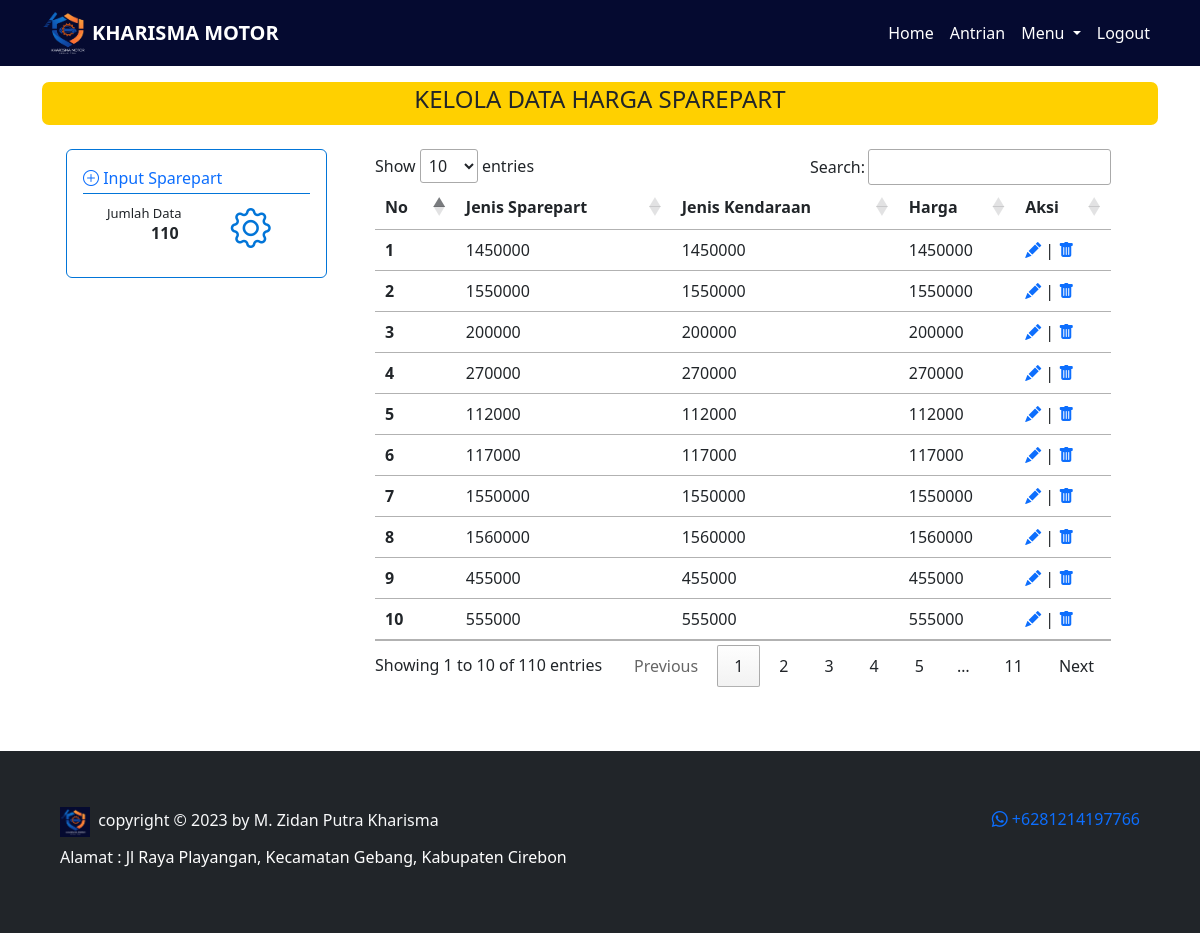
The app's page /admin/harga_sparepart.php (signed in) with its own data.
### tables this page shows
CREATE TABLE `harga_sparepart` (
  `idharga` int(11) NOT NULL,
  `idkendaraan` int(11) NOT NULL,
  `idsparepart` int(11) NOT NULL,
  `harga` int(11) NOT NULL
);

### controller/function.php (called while the page is built, shortened)
<?php
$conn = mysqli_connect("localhost", "root", "", "kharisma_motor");
function query($query)
{
    global $conn;
    $result = mysqli_query($conn, $query);
    $rows = [];
    while ($row = mysqli_fetch_assoc($result)) {
        $rows[] = $row;
    }
    return $rows;
}
function jumlah_data($data)
{
    global $conn;
    $query = mysqli_query($conn, $data);
    $jumlah_data = mysqli_num_rows($query);
    return $jumlah_data;
}
function enkripsi($teks)
{
    $text = $teks;
    $kunci = 'kharisma_motor';
    $key = hash('sha256', $kunci);
    $pkey = "123";
    $method = "aes-192-cfb1";
    $iv = substr(hash('sha256', $pkey), 0, 16);
    $enkripsi = openssl_encrypt($text, $method, $key, 0, $iv);
    $enkripsi = base64_encode($enkripsi);
    return $enkripsi;
}
?>

### admin/harga_sparepart.php (the view, shortened to what this page needs)
<?php
$data_sparepart = query("SELECT * FROM harga_sparepart");
$jumlah_sparepart = jumlah_data("SELECT * FROM harga_sparepart");
?>
<!DOCTYPE html>
<html lang="en">
<head>
    <link rel="stylesheet" href="https://cdn.datatables.net/1.13.4/css/jquery.dataTables.min.css">
    <link href="https://cdn.jsdelivr.net/npm/bootstrap@5.3.0/dist/css/bootstrap.min.css" rel="stylesheet"
>
    <link rel="stylesheet" href="https://cdn.jsdelivr.net/npm/bootstrap-icons@1.10.5/font/bootstrap-icons.css">
    <link rel="stylesheet" href="../style.css">
</head>
<body>
    <?php require_once('../navbar/navbar_admin.php'); ?>
    <div class="container">
        <div class="content py-3">
            <div class="title text-center text-uppercase">
                <h4>KELOLA DATA HARGA SPAREPART</h4>
            </div>
            <div class="row">
                <div class="col-3 me-4 ms-4">
                    <div class="card my-4">
                        <div class="card-body">
                            <a class="fw-medium text-decoration-none" data-bs-toggle="modal" data-bs-target="#myModal">
                                <i class="bi bi-plus-circle"></i>
                                <span>Input Sparepart</span>
                            </a>
                            <hr style="margin-top: 3px;  color: #0275d8; opacity: 1;">
                            <h6 class="card-subtitle ms-4">Jumlah Data</h6>
                            <p class="card-text fw-bold">
                                <?php echo $jumlah_sparepart; ?>
                            </p>
                            <i class="icon bi bi-gear"></i>
                        </div>
                    </div>
                </div>
                <div class="col-8 mt-4">
                    <table class="table table-hover mt-3" id="example">
                        <thead class="text-center">
                            <tr>
                                <th scope="col">No</th>
                                <th scope="col">Jenis Sparepart</th>
                                <th scope="col">Jenis Kendaraan</th>
                                <th scope="col">Harga</th>
                                <th scope="col">Aksi</th>
                            </tr>
                        </thead>
                        <tbody class="text-start">
                            <?php
                            $i = 1;
                            foreach ($data_sparepart as $s):
                                $idsparepart = enkripsi($s['idharga']);
                                ?>
                                <tr>
                                    <th>
                                        <?php echo $i; ?>
                                    </th>
                                    <td>
                                        <?php echo $s['harga']; ?>
                                    </td>
                                    <td>
                                        <?php echo $s['harga']; ?>
                                    </td>
                                    <td>
                                        <?php echo $s['harga']; ?>
                                    </td>
                                    <td>
                                        <a href="edit_sparepart.php?id=<?= $idsparepart; ?>"><i
                                                class="bi bi-pencil-fill"></i></a>
                                        |
                                        <a style="text-decoration: none;"
                                            href="../controller/controller_sparepart.php?idharga=<?= $idsparepart; ?>"
                                            onclick="return confirm('Apakah anda yakin ingin menghapus data?')"><i
                                                class="bi bi-trash-fill"></i></a>
                                    </td>
                                </tr>
                                <?php
                                $i++;
                            endforeach
                            ?>
                        </tbody>
                    </table>
                </div>
            </div>
        </div>
    </div>
    <?php
    require_once('../footer.php');
    ?>
</body>
</html>

### style.css (style rules this page uses)
body { background: white; }
.container .title { border: solid rgb(255, 208, 0); border-radius: 7px; background: rgb(255, 208, 0); }
.container .card { border: 0.7px solid#0275d8; }
.container .card .card-subtitle { font-size: 13px; }
.container .card .card-text { margin-left: 30%; }
.container .card .icon { font-size: 40px; position: absolute; margin-top: -63px; margin-left: 57%; color: #0275d8; }

### records on screen
harga_sparepart: harga "1450000"
harga_sparepart: harga "1550000"
harga_sparepart: harga "200000"
harga_sparepart: harga "270000"
harga_sparepart: harga "112000"
harga_sparepart: harga "117000"
harga_sparepart: harga "1550000"
harga_sparepart: harga "1560000"
harga_sparepart: harga "455000"
harga_sparepart: harga "555000"

### other values on screen
$jumlah_sparepart "110"
